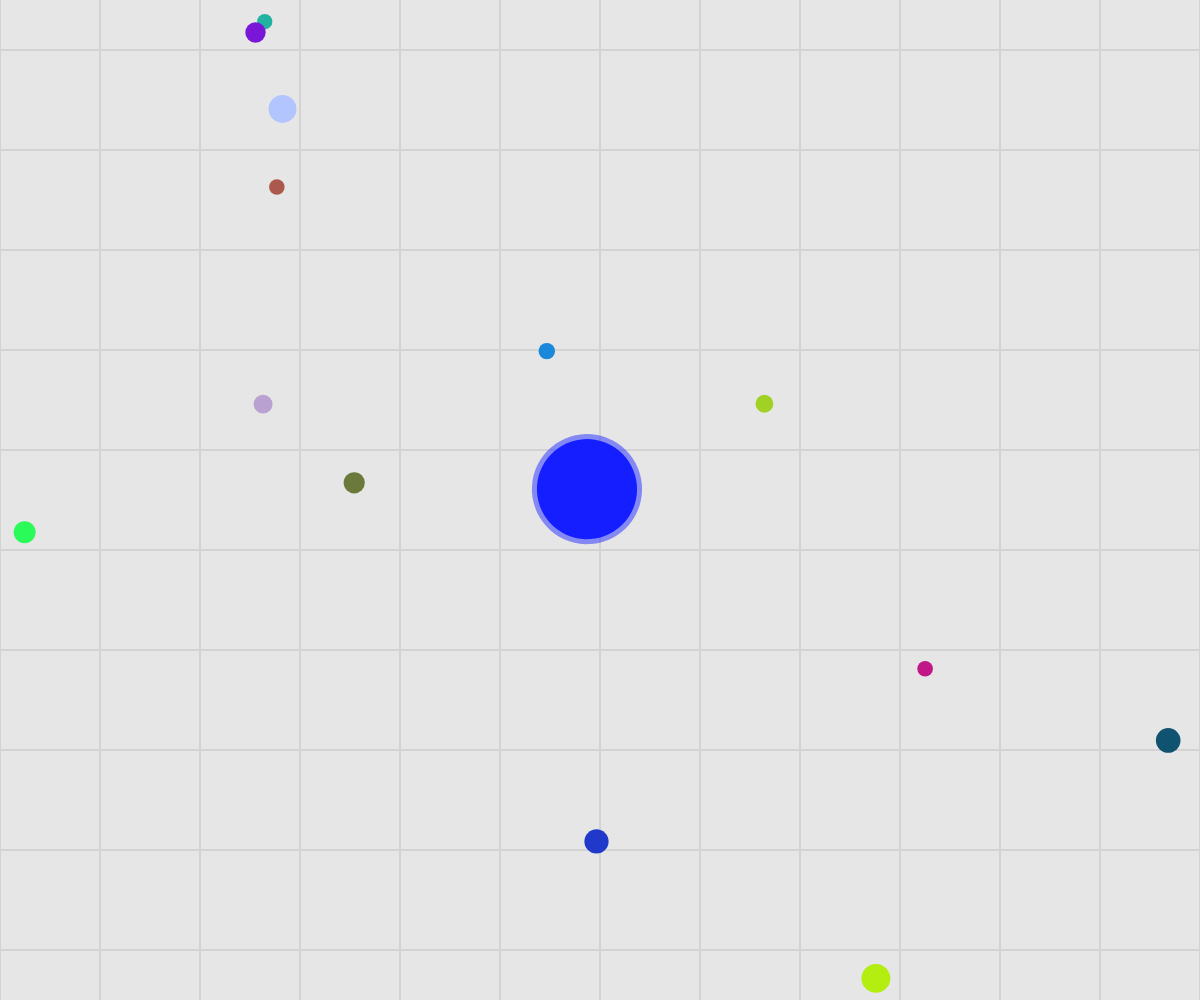
Frame 1 (no input)
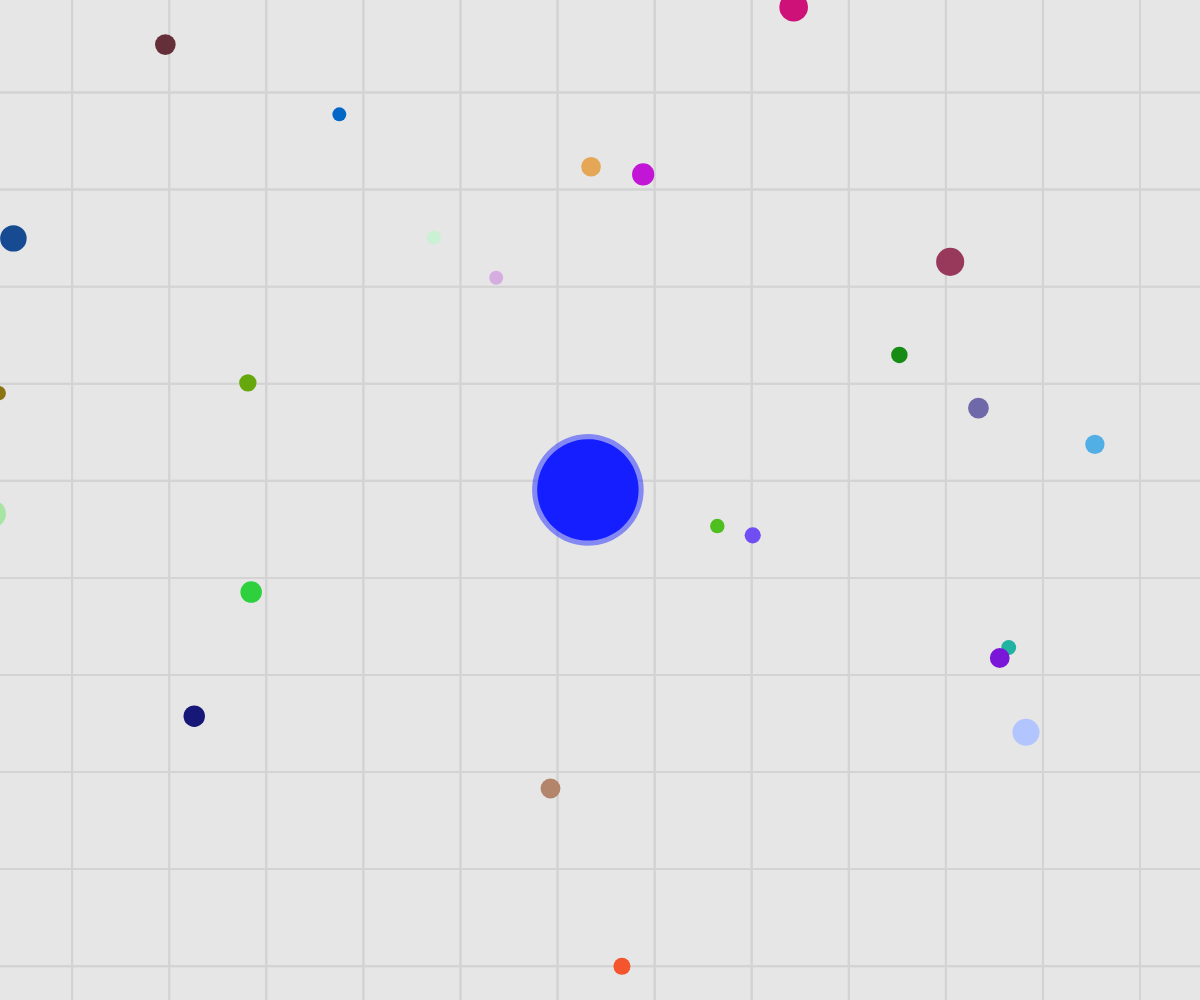
Frame 60 (no input)
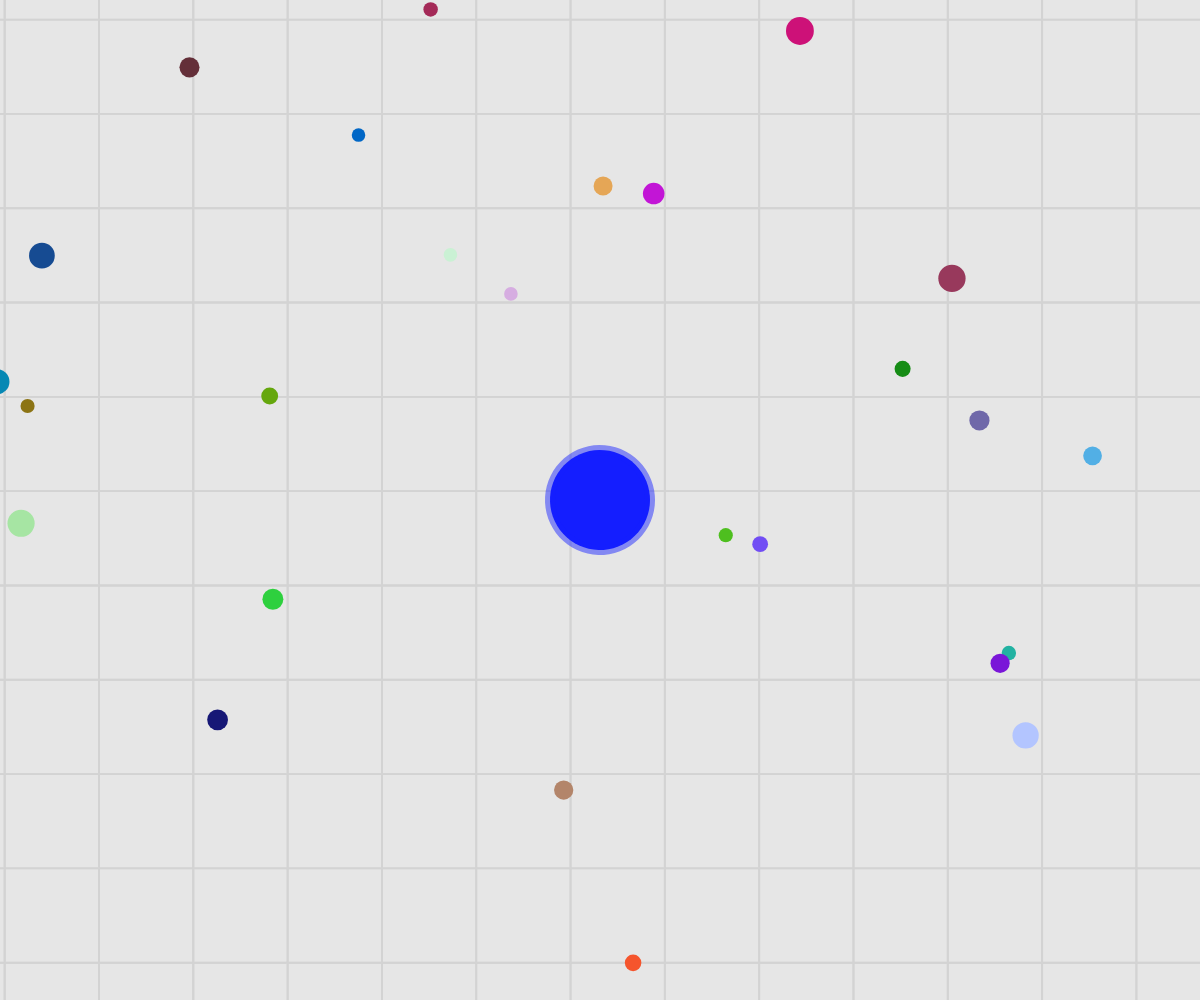
Frame 120 (the mouse pressed at the canvas centre since frame 60)

The p5.js sketch that drew these frames (run headless with seeded random() and noise() and a simulated clock; from frame 60 on, the mouse is pressed at the canvas centre):

// p5.js sketch
// ── sketch.js
const startR = 50;
let player;
let foods;
let enemies;
let playWidth;
let playHeight;

let scl = 1;

function reset() {
    player = new Ball(playWidth * 0.5, playHeight * 0.5, startR, color(20, 30, 255));

    foods = [];
    for (let i = 0; i < 569; i++) {
        foods.push(new Food(random(0, playWidth), random(0, playHeight)));
    }

    enemies = [];
    for (let i = 0; i < 10; i++) {
        enemies.push(new Enemy(random(playWidth), random(playHeight), random(startR, 250)));
    }
}

function setup() {
    let cnv = createCanvas(window.innerWidth, window.innerHeight);
    cnv.position(0, 0);
    playWidth = 6000;
    playHeight = 5500;

    reset();
    setInterval(function() {
        if (enemies.length < 12) {
            let choice;
            let zekerheid = 0;
            do {
                choice = new Enemy(random(playWidth), random(playHeight), random(startR, 250));
                zekerheid++;
            } while(player.overlaps(choice) && zekerheid < 100);
            enemies.push(choice);
        }
    }, 30000);
}

function windowResized() {
    resizeCanvas(window.innerWidth, window.innerHeight);
}

function draw() {
    if (frameCount % 60 === 0) {
        foods.push(new Food(random(0, playWidth), random(0, playHeight)));
    }

    // Make game move around player and scale according to size
    translate(width/2, height/2)
    scl = lerp(scl, startR / player.r, 0.1);
    scale(scl);
    translate(-player.pos.x, -player.pos.y);

    // Background will be displayed beyond edges of playing field
    background(175);

    // Draw rectangle over the playfield
    noStroke();
    fill(230);
    rect(0, 0, playWidth, playHeight);

    // Drawing a grid to make movement more apparent
    let w = 100;
    noFill();
    stroke(211);
    strokeWeight(2);
    for (let x = 0; x < playWidth; x += w) {
        for (let y = 0; y < playHeight; y += w) {
            // Check if square would be on screen for optimization
            if (isOnScreen(x, y) || isOnScreen(x + w, y + w)) {
                rect(x, y, w, w);
            }
        }
    }

    // Foods
    for (let i = foods.length - 1; i >= 0; i--) {
        // Only handle the player if the food is on the screen for optimization
        if (isOnScreen(foods[i].pos.x - foods[i].r, foods[i].pos.y - foods[i].r) || isOnScreen(foods[i].pos.x + foods[i].r, foods[i].pos.y + foods[i].r)) {
            foods[i].display();
            // Only eat the food if it is fully withing the player's circle
            if (player.overlaps(foods[i])) {
                player.eat(foods[i]);
                foods.splice(i, 1);
                continue;
            }
        }

        for (let enemy of enemies) {
            if (enemy.overlaps(foods[i])) {
                enemy.eat(foods[i]);
                foods.splice(i, 1);
                break;
            }
        }
    }

    // Enemies
    for (let i = enemies.length - 1; i >= 0; i--) {
        // Not doing the optimization thing here, because they're too big lol
        enemies[i].display();
        enemies[i].update(noise(enemies[i].perlinAngle) * width, noise(enemies[i].perlinAngle - 10000) * height);
        enemies[i].perlinAngle += 0.005;

        // Check collision with player
        if (player.overlaps(enemies[i])) {
            player.eat(enemies[i]);
            enemies.splice(i, 1);
            continue;
        } else if (enemies[i].overlaps(player)) {
            reset();
            return;
        }

        // Check collision with other enemies
        for (let j = enemies.length - 1; j >= 0; j--) {
            if (i != j && enemies[i].overlaps(enemies[j]) && enemies[i].r > enemies[j].r) {
                enemies[i].eat(enemies[j]);
                enemies.splice(j, 1);
                break;
            }
        }
    }

    // Player
    player.update(mouseX, mouseY);
    player.display();
}

function isOnScreen(x, y) {
    return x > player.pos.x - width / scl && x < player.pos.x + width / scl && y > player.pos.y - height / scl && y < player.pos.y + height / scl;
}
// ── ball.js
class Ball {
    constructor(x, y, r, c) {
        this.pos = createVector(x, y);

        this.targetR = r;
        this.r = r;

        this.color = c;
    }

    update(x, y) {
        this.r = lerp(this.r, this.targetR, 0.1);

        let m = createVector(x - width / 2, y - height / 2);
        m.mult(0.25);
        m.div(this.r * 0.23);
        this.pos.add(m);

        // Constraining the position withing the playfield
        this.pos.x = constrain(this.pos.x, 0, playWidth);
        this.pos.y = constrain(this.pos.y, 0, playHeight);
    }

    display() {
        let c = this.color.levels;
        stroke(c[0], c[1], c[2], 120);
        strokeWeight(this.r * 0.2);
        fill(this.color);
        beginShape();
        for (let a = 0; a < TWO_PI; a+= 0.1) {
            // Calculate cartesian coordinates and constrain against edge of playing field
            let x = constrain(this.r * cos(a) + this.pos.x, 0, playWidth);
            let y = constrain(this.r * sin(a) + this.pos.y, 0, playHeight);

            vertex(x, y);
        }
        endShape(CLOSE);
        //circle(this.pos.x, this.pos.y, this.r * 2);
    }

    eat(food) {
        // We want to add the area of the food to the area of the player
        let thisArea = PI * (this.targetR * this.targetR);
        let foodArea = PI * (food.targetR * food.targetR);
        thisArea += foodArea;
        // Then, we calculate it back into the radius
        this.targetR = sqrt(thisArea / PI);
    }

    overlaps(other) {
        return dist(this.pos.x, this.pos.y, other.pos.x, other.pos.y) < this.r - other.r
    }
}
// ── enemy.js
class Enemy extends Ball {
    constructor(x, y, r) {
        super(x, y, r, color(random(255), random(255), random(255)));
        this.perlinAngle = random(10000);
    };
}
// ── food.js
class Food extends Ball {
    constructor(x, y) {
        super(x, y, random(7, 15), color(random(255), random(255), random(255)));
    }

    display() {
        noStroke();
        fill(this.color);
        circle(this.pos.x, this.pos.y, this.r * 2);
    }
}
